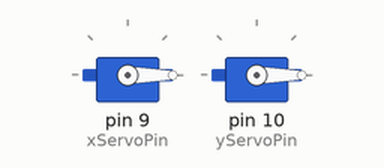
Simulated run of this sketch. Board: Arduino Uno, built with avr-gcc and run on an emulated ATmega328P. Parts: 2 × servo. What the sketch prints to the serial monitor is not drawn.

Above: at 0.05 s.
Timing chart, 0 to 3.0 s (numbered marks = the images above):
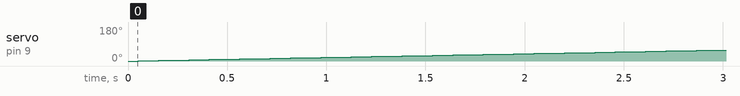

The sketch:

ServoTest.ino
```cpp
#include <DHT.h>
#include <DHT_U.h>
#include <Servo.h>

#define DHTPIN 7
#define DHTTYPE DHT11
DHT dht(DHTPIN, DHTTYPE);
Servo myXServo;
Servo myYServo;

int servoAngle = 0;
unsigned long lastServoExecutedMillis = 0;
int servoInterval = 50;
int xServoPin = 9;
int yServoPin = 10;
void setup() {
  // put your setup code here, to run once:
  myXServo.attach(xServoPin );
  myXServo.write(0);

  myYServo.attach(yServoPin);
  myYServo.write(0);
  delay(15);
  Serial.begin(9600);
}

void loop() {
  // put your main code here, to run repeatedly:
  unsigned long currentMillis = millis();
  if (currentMillis - lastServoExecutedMillis > servoInterval) {
    Serial.print("moving servo \n");
    Serial.print(servoAngle);
    if (servoAngle >= 179) {
      servoAngle-= 1;
    } else {
      servoAngle+= 1;
    }
    lastServoExecutedMillis = currentMillis;
    myXServo.write(servoAngle);
  }

}
```
